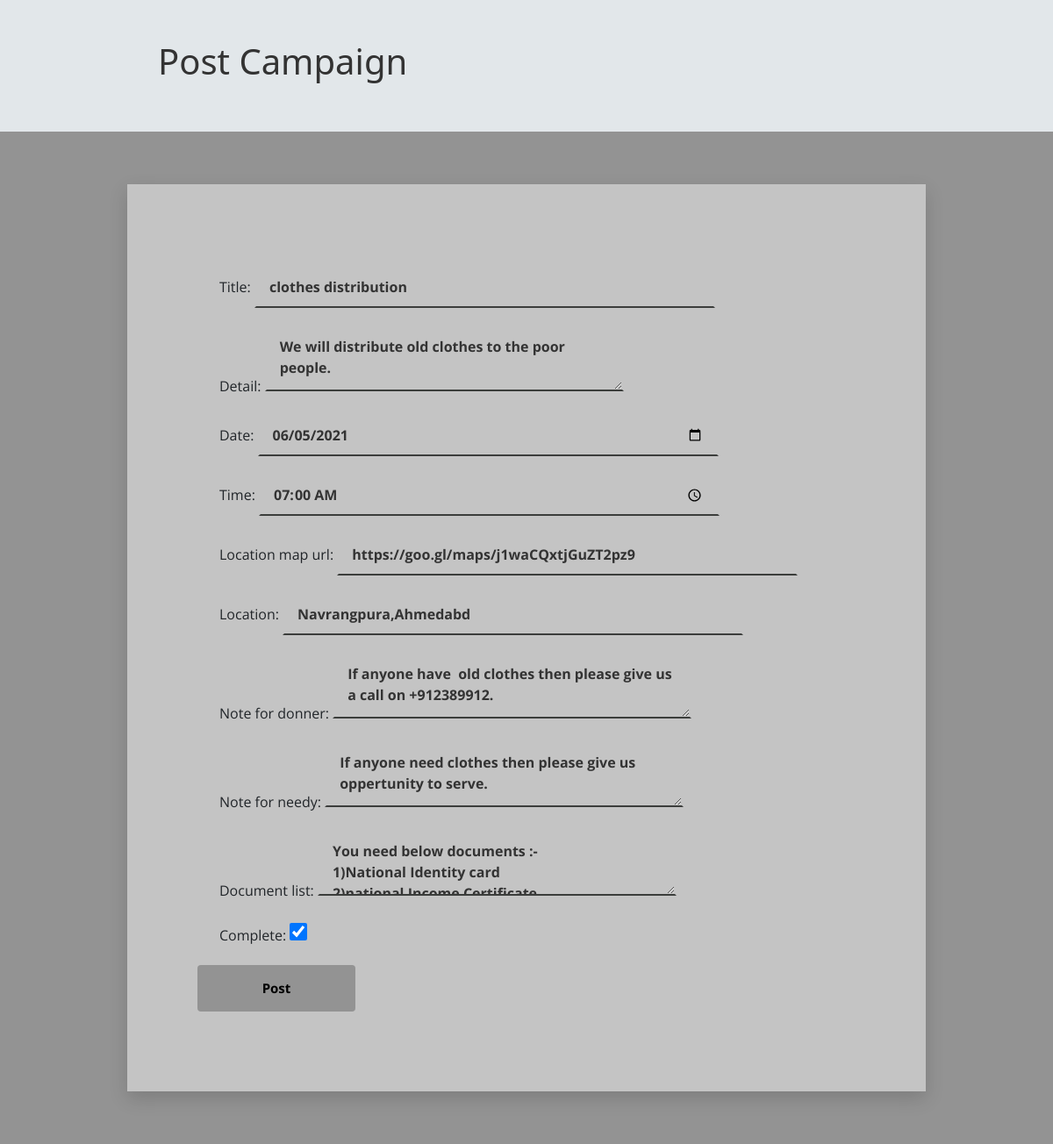
Page /clothes-distribution/editactivity/ (signed in, lower part) on the earlier database version.
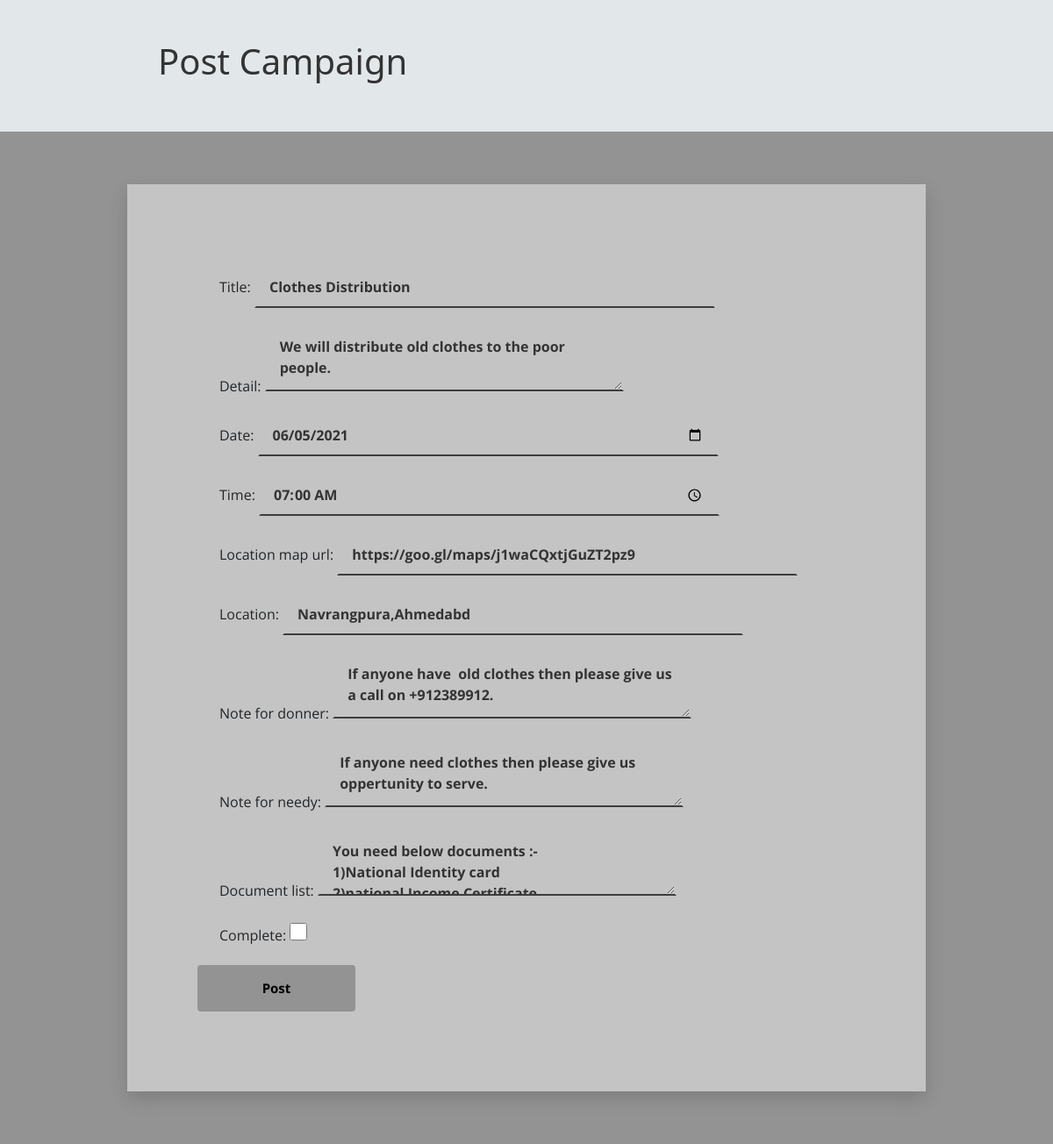
Same page on the later database version.
### ngopages/models.py (models this page shows, shortened)
class NgoActivityModel(models.Model):
    title = models.CharField(max_length=50, unique=True)
    slug = models.SlugField(null=True, blank=True)
    detail = models.TextField(max_length=1000)
    date = models.DateField()
    time = models.TimeField()
    location_map_url = models.URLField()
    location = models.CharField(max_length=20)
    note_for_donner = models.TextField(max_length=1000)
    note_for_needy = models.TextField(max_length=1000)
    document_list = models.TextField(max_length=1000, null=True, blank=True)
    posted_date = models.DateField(auto_now_add=True)
    posted_time = models.TimeField(auto_now_add=True)
    complete = models.BooleanField(default=False)
    ngo = models.ForeignKey(settings.AUTH_USER_MODEL, on_delete=models.CASCADE)
    class Meta:
        ordering = ['complete']

### ngopages/views.py (the view)
# urls.py: path('<slug:slug>/editactivity/', EditActivityview.as_view(), name='editactivity'),
class EditActivityview(LoginRequiredMixin, UpdateView):
    model = NgoActivityModel
    form_class = NgoActivityForm
    template_name = 'addactivity.html'
    success_url = reverse_lazy('ngopages:index')

### ngopages/forms.py
class NgoActivityForm(forms.ModelForm):
    class Meta:
        model = NgoActivityModel
        widgets = {'date': DateInput(attrs={'type': 'date'}), 'time': TimeInput(attrs={'type': 'time'}),
                   'complete':forms.CheckboxInput(),
                   }
        fields = ['title', 'detail', 'date', 'time', 'location_map_url', 'location', 'note_for_donner',
                  'note_for_needy', 'document_list', 'complete']

### ngopages/models.py (called while the page is built)
    def __str__(self):
        return self.ngo_name

### ngopages/templates/addactivity.html (shortened to what this page needs)
{% extends 'ngobase.html' %}
{% load static%}
{% block mycss %}
<link rel="stylesheet" href="{% static '/css/addactivitypage.css' %}">
{% endblock mycss%}
{% block content%}
<br><br>
<div class="jumbotron" id="mainheading">
      <h1>Post Campaign</h1>
  </div>
<br><br>
<div class="page-content">
<div class="form-v7-content">
			<form class="form-detail"  method="post" id="myform" enctype="multipart/form-data">
                {% for field in form%}
				<div class="form-row">
                    {{field.label}}:
                    {{field}}
				</div>
                {% endfor %}
                <div class="form-row-last">
					<input type="submit"  class="register" value="Post" >
                </div>
            </form>
        </div>
    </div>
{%endblock content%}

Differences in the rows shown:
changed NgoActivityModel "We will distribute old clothes to the poor people.": title "clothes distribution" → "Clothes Distribution"; complete "☑" → "☐"
